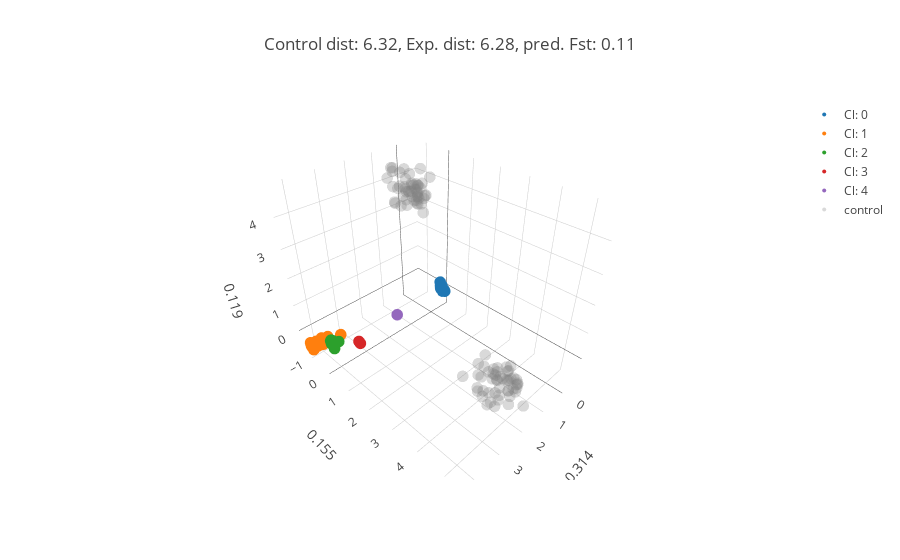

Notebook source saved alongside this figure:
### Code cell
## Distance between controls:


control_labels= {0: range(gen_data.shape[0],gen_data.shape[0] + control_n),
                1: range(gen_data.shape[0] + control_n,gen_data.shape[0] + control_n * 2)}
control_centroids= [np.mean(feat_unbias[control_labels[z],:],axis= 0) for z in control_labels.keys()]
control_centroids= np.array(control_centroids)

unbias_control_dist= pairwise_distances(control_centroids,metric= 'euclidean')
unbias_control_dist= round(unbias_control_dist[iu_control][0],2)
unbias_control_fst= m_coeff_II * (m_coeff* np.exp(np.log(unbias_control_dist) + b)) + b_II
print(unbias_control_dist)


#### MeanShift clusters

N= 50
bandwidth = estimate_bandwidth(feat_unbias, quantile=0.15)
params = {'bandwidth': np.linspace(np.min(feat_unbias), np.max(feat_unbias),30)}
grid = GridSearchCV(KernelDensity(algorithm = "ball_tree",breadth_first = False), params,verbose=0)

## perform MeanShift clustering.
ms = MeanShift(bandwidth=bandwidth, bin_seeding=False, cluster_all=False, min_bin_freq=25)
ms.fit(feat_unbias[present,:])
labels1 = ms.labels_
label_select = {y:[present[x] for x in range(len(labels1)) if labels1[x] == y] for y in sorted(list(set(labels1))) if y != -1}

MS_centroids= [np.mean(feat_unbias[label_select[z],:],axis= 0) for z in label_select.keys()]
MS_pair_dist= pairwise_distances(MS_centroids,metric= 'euclidean')
MS_pair_dist= MS_pair_dist[iu_control]



fig_data= [go.Scatter3d(
        x = feat_unbias[label_select[i],0],
        y = feat_unbias[label_select[i],1],
        z = feat_unbias[label_select[i],2],
        type='scatter3d',
        mode= "markers",
        name= 'Cl: {}'.format(i),
        text= ['ID: {}, gp: {}'.format(Names[x], i) for x in label_select[i]],
        marker= {
        'line': {'width': 0},
        'size': 4,
        'symbol': 'circle',
        "opacity": 1
      }
    ) for i in label_select.keys()]

fig_data.append(go.Scatter3d(
    x = feat_unbias[color_indexes[-1],0],
    y = feat_unbias[color_indexes[-1],1],
    z = feat_unbias[color_indexes[-1],2],
    type='scatter3d',
    mode= "markers",
    name= ref_names[-1],
    #text= ['a: {}; b: {}, L: {}; index = {}'.format(background_1[k,0],background_1[k,1],background_1[k,2], k) for k in range(background_1.shape[0])],
    marker= {
    'line': {'width': 0},
    'size': 4,
    'symbol': 'circle',
    'color': colors[-1],
    "opacity": .3
  }
)
)


layout = go.Layout(
    title= 'Control dist: {}, Exp. dist: {}, pred. Fst: {}'.format(unbias_control_dist, 
                                                                   round(np.mean(control_bias_distances),2),
                                                                   round(unbias_control_fst,2)),
    scene= Scene(
    yaxis=dict(
        title='{}'.format(round(var_comps[1],3))),
    xaxis=dict(
    title= '{}'.format(round(var_comps[0],3))),
    zaxis=dict(
    title= '{}'.format(round(var_comps[2],3))))
)


fig = go.Figure(data=fig_data,layout= layout)
iplot(fig)

### Figure 1 — Plotly figure (JSON) as saved in the notebook; plotly's stock layout.template omitted (floating-point values rounded to 4 significant figures; data arrays with more than 128 entries replaced by an {"elided": "..."} marker saying what was removed)
{"data": [{"marker": {"line": {"width": 0}, "opacity": 1, "size": 4, "symbol": "circle"}, "mode": "markers", "name": "Cl: 0", "text": {"elided": "682 str values"}, "type": "scatter3d", "x": {"elided": "682 float values"}, "y": {"elided": "682 float values"}, "z": {"elided": "682 float values"}}, {"marker": {"line": {"width": 0}, "opacity": 1, "size": 4, "symbol": "circle"}, "mode": "markers", "name": "Cl: 1", "text": ["ID: B010, gp: 1", "ID: B026, gp: 1", "ID: IRIS_313-9320, gp: 1", "ID: IRIS_313-10997, gp: 1", "ID: B097, gp: 1", "ID: B115, gp: 1", "ID: IRIS_313-9492, gp: 1", "ID: IRIS_313-11283, gp: 1", "ID: B131, gp: 1", "ID: B140, gp: 1", "ID: IRIS_313-10847, gp: 1", "ID: IRIS_313-9867, gp: 1", "ID: B252, gp: 1", "ID: B253, gp: 1", "ID: B254, gp: 1", "ID: B264, gp: 1", "ID: IRIS_313-9968, gp: 1", "ID: IRIS_313-11472, gp: 1", "ID: IRIS_313-10681, gp: 1", "ID: IRIS_313-11521, gp: 1", "ID: IRIS_313-11565, gp: 1", "ID: B261, gp: 1", "ID: IRIS_313-11642, gp: 1", "ID: IRIS_313-11824, gp: 1", "ID: IRIS_313-10503, gp: 1", "ID: IRIS_313-11667, gp: 1", "ID: IRIS_313-11668, gp: 1", "ID: IRIS_313-11683, gp: 1", "ID: IRIS_313-11684, gp: 1", "ID: IRIS_313-11706, gp: 1", "ID: IRIS_313-11711, gp: 1", "ID: IRIS_313-10824, gp: 1", "ID: IRIS_313-11727, gp: 1", "ID: IRIS_313-11738, gp: 1", "ID: IRIS_313-11741, gp: 1", "ID: IRIS_313-11752, gp: 1", "ID: IRIS_313-11076, gp: 1", "ID: IRIS_313-9409, gp: 1", "ID: IRIS_313-10651, gp: 1", "ID: IRIS_313-11797, gp: 1", "ID: IRIS_313-11802, gp: 1", "ID: IRIS_313-11805, gp: 1", "ID: IRIS_313-10688, gp: 1", "ID: IRIS_313-11822, gp: 1", "ID: IRIS_313-10774, gp: 1", "ID: IRIS_313-11918, gp: 1", "ID: IRIS_313-11919, gp: 1", "ID: IRIS_313-11935, gp: 1", "ID: IRIS_313-11945, gp: 1", "ID: IRIS_313-11950, gp: 1", "ID: IRIS_313-11966, gp: 1", "ID: IRIS_313-10858, gp: 1", "ID: IRIS_313-12000, gp: 1", "ID: IRIS_313-10897, gp: 1", "ID: IRIS_313-12040, gp: 1", "ID: IRIS_313-12041, gp: 1", "ID: IRIS_313-12044, gp: 1", "ID: IRIS_313-8454, gp: 1", "ID: IRIS_313-12097, gp: 1", "ID: IRIS_313-8485, gp: 1", "ID: IRIS_313-9593, gp: 1", "ID: IRIS_313-10975, gp: 1", "ID: B150, gp: 1", "ID: IRIS_313-8603, gp: 1", "ID: IRIS_313-12220, gp: 1", "ID: IRIS_313-12291, gp: 1", "ID: IRIS_313-12300, gp: 1", "ID: IRIS_313-11278, gp: 1", "ID: IRIS_313-8925, gp: 1", "ID: IRIS_313-8930, gp: 1", "ID: IRIS_313-11113, gp: 1", "ID: IRIS_313-9039, gp: 1", "ID: IRIS_313-10751, gp: 1"], "type": "scatter3d", "x": [3.93, 4.276, 4.265, 4.265, 3.287, 3.676, 4.265, 4.265, 4.265, 4.265, 4.265, 4.118, 4.265, 4.265, 4.265, 3.862, 4.265, 4.265, 4.265, 4.265, 4.299, 4.265, 4.265, 4.265, 3.886, 4.265, 4.265, 4.265, 4.265, 4.265, 4.265, 4.265, 4.265, 4.265, 4.265, 4.265, 4.265, 4.265, 4.265, 4.265, 4.265, 4.265, 4.265, 4.265, 4.265, 4.275, 4.265, 4.05, 4.076, 4.265, 4.265, 4.274, 4.079, 4.265, 4.265, 4.265, 4.265, 4.265, 4.296, 4.059, 4.265, 4.265, 3.908, 4.265, 4.265, 4.265, 4.265, 4.265, 4.265, 4.265, 4.265, 4.265, 4.278], "y": [-1.092, -1.259, -1.246, -1.246, -0.9961, -1.178, -1.246, -1.246, -1.246, -1.246, -1.246, -1.156, -1.246, -1.246, -1.246, -1.269, -1.246, -1.246, -1.246, -1.246, -1.074, -1.246, -1.246, -1.246, -1.1, -1.246, -1.246, -1.246, -1.246, -1.246, -1.246, -1.246, -1.246, -1.246, -1.246, -1.246, -1.246, -1.246, -1.246, -1.246, -1.246, -1.246, -1.246, -1.246, -1.246, -1.258, -1.246, -1.308, -1.152, -1.246, -1.246, -1.249, -1.156, -1.246, -1.246, -1.246, -1.246, -1.246, -1.095, -1.286, -1.246, -1.246, -1.191, -1.246, -1.246, -1.246, -1.246, -1.246, -1.246, -1.246, -1.246, -1.246, -1.196], "z": [-0.6441, -0.4602, -0.628, -0.628, -0.5566, -0.5158, -0.628, -0.628, -0.628, -0.628, -0.628, -0.6515, -0.628, -0.628, -0.628, -0.519, -0.628, -0.628, -0.628, -0.628, -0.6328, -0.628, -0.628, -0.628, -0.5646, -0.628, -0.628, -0.628, -0.628, -0.628, -0.628, -0.628, -0.628, -0.628, -0.628, -0.628, -0.628, -0.628, -0.628, -0.628, -0.628, -0.628, -0.628, -0.628, -0.628, -0.4751, -0.628, -0.5712, -0.6543, -0.628, -0.628, -0.587, -0.6249, -0.628, -0.628, -0.628, -0.628, -0.628, -0.5985, -0.5761, -0.628, -0.628, -0.6799, -0.628, -0.628, -0.628, -0.628, -0.628, -0.628, -0.628, -0.628, -0.628, -0.5965]}, {"marker": {"line": {"width": 0}, "opacity": 1, "size": 4, "symbol": "circle"}, "mode": "markers", "name": "Cl: 2", "text": ["ID: IRIS_313-9121, gp: 2", "ID: IRIS_313-9384, gp: 2", "ID: IRIS_313-11407, gp: 2", "ID: IRIS_313-11638, gp: 2", "ID: IRIS_313-11646, gp: 2", "ID: IRIS_313-11648, gp: 2", "ID: IRIS_313-8305, gp: 2", "ID: IRIS_313-9067, gp: 2", "ID: IRIS_313-8321, gp: 2", "ID: IRIS_313-11058, gp: 2", "ID: IRIS_313-11214, gp: 2", "ID: IRIS_313-10845, gp: 2", "ID: IRIS_313-10981, gp: 2", "ID: IRIS_313-10979, gp: 2", "ID: IRIS_313-10987, gp: 2", "ID: IRIS_313-11112, gp: 2", "ID: IRIS_313-10927, gp: 2", "ID: IRIS_313-11277, gp: 2"], "type": "scatter3d", "x": [4.019, 3.999, 4.019, 4.019, 4.019, 4.026, 4.019, 4.0, 4.0, 4.03, 3.944, 4.019, 3.817, 4.024, 4.019, 4.024, 4.019, 4.027], "y": [-0.3679, -0.3935, -0.3679, -0.3679, -0.3679, -0.3548, -0.3679, -0.2769, -0.2769, -0.2264, -0.3635, -0.3679, -0.2606, -0.2504, -0.3679, -0.2504, -0.3679, -0.3763], "z": [-0.1017, 0.02038, -0.1017, -0.1017, -0.1017, -0.04201, -0.1017, 0.06484, 0.06484, -0.1239, -0.3533, -0.1017, -0.07236, -0.127, -0.1017, -0.127, -0.1017, 0.01518]}, {"marker": {"line": {"width": 0}, "opacity": 1, "size": 4, "symbol": "circle"}, "mode": "markers", "name": "Cl: 3", "text": ["ID: IRIS_313-10893, gp: 3", "ID: IRIS_313-11494, gp: 3", "ID: IRIS_313-10870, gp: 3"], "type": "scatter3d", "x": [3.685, 3.701, 3.68], "y": [0.7098, 0.7754, 0.6797], "z": [0.433, 0.4368, 0.4398]}, {"marker": {"line": {"width": 0}, "opacity": 1, "size": 4, "symbol": "circle"}, "mode": "markers", "name": "Cl: 4", "text": ["ID: IRIS_313-12146, gp: 4"], "type": "scatter3d", "x": [2.706], "y": [1.35], "z": [1.28]}, {"marker": {"color": "grey", "line": {"width": 0}, "opacity": 0.3, "size": 4, "symbol": "circle"}, "mode": "markers", "name": "control", "type": "scatter3d", "x": [0.662, 0.3268, 0.6954, 1.124, 0.3158, 0.2692, 1.249, 0.5725, 0.6344, 0.4835, 0.4732, 0.5263, 0.6054, 0.6246, 0.1071, 1.07, 1.124, 0.2977, 0.1541, 0.8936, -0.161, 1.04, 0.2828, 0.3325, 0.8248, 0.9151, 0.2534, 0.3813, 0.9886, 0.3409, 0.5389, 0.7733, 0.2982, 0.4613, 0.4881, 0.2672, 0.5183, 0.4394, 0.4891, 0.7521, 0.3997, 0.3761, 0.4458, 0.1373, 0.5433, 0.1512, 0.6677, 0.1828, 0.6702, 0.3695, 1.517, 1.195, 1.581, 1.507, 1.412, 1.313, 1.462, 2.386, 1.862, 1.712, 0.88, 0.9811, 1.95, 1.623, 2.086, 1.235, 1.774, 1.455, 1.629, 1.905, 2.081, 2.16, 1.597, 1.518, 1.406, 1.921, 0.9511, 2.083, 1.511, 1.832, 1.901, 1.816, 1.398, 1.515, 2.183, 2.2, 1.416, 1.159, 1.811, 1.243, 1.96, 1.112, 1.422, 1.989, 1.215, 1.464, 1.593, 1.28, 2.206, 1.681], "y": [-0.4223, 0.08794, -0.4074, -0.4862, -0.004723, -0.3592, -0.5312, -0.477, 0.07868, -0.2418, -0.3631, -0.4183, -0.3173, -0.4044, -0.1966, -0.5074, -0.4324, -0.3033, -0.2596, -0.4061, -0.1862, -0.5052, -0.2722, -0.2004, -0.5719, -0.6675, -0.3592, -0.02931, -0.5344, -0.2624, -0.3443, -0.3272, -0.382, -0.0848, -0.587, -0.292, -0.5567, -0.3995, -0.217, -0.5324, -0.4023, -0.1354, -0.08841, -0.2269, -0.2538, -0.0483, -0.6465, -0.4236, -0.5241, -0.05958, 3.911, 4.58, 4.128, 4.627, 4.016, 4.288, 4.881, 4.594, 4.875, 4.853, 4.229, 3.351, 3.311, 4.406, 3.982, 4.018, 5.045, 4.205, 4.634, 4.61, 4.003, 4.244, 3.609, 4.228, 3.658, 4.637, 4.224, 4.2, 4.923, 4.436, 3.95, 5.369, 4.734, 4.165, 4.56, 4.806, 4.53, 4.327, 4.275, 4.022, 4.998, 4.239, 4.845, 4.329, 4.505, 4.885, 3.58, 4.73, 4.723, 4.758], "z": [4.02, 3.851, 4.663, 4.791, 3.257, 4.091, 4.501, 3.887, 4.028, 4.151, 4.104, 3.908, 3.947, 3.48, 3.608, 4.192, 4.697, 3.475, 3.414, 4.18, 4.235, 3.686, 3.837, 4.09, 4.043, 4.687, 3.895, 4.691, 3.619, 3.598, 4.492, 4.15, 3.919, 3.83, 4.249, 3.436, 3.582, 3.892, 3.65, 4.538, 3.702, 3.723, 4.183, 4.107, 4.218, 3.776, 3.39, 3.616, 3.759, 4.071, -0.06495, -0.06407, 0.05372, 0.1095, 0.05514, -0.2104, -0.04475, -0.2078, 0.1588, -0.2079, -0.04645, -0.1272, -0.3699, 0.1819, -0.2445, -0.1889, 0.1711, -0.243, 0.2235, 0.1012, -0.3664, -0.3332, -0.35, -0.1465, -0.1055, -0.1681, -0.1948, -0.202, 0.1772, -0.2972, 0.03377, -0.09084, -0.2398, -0.01342, -0.3007, 0.0007174, -0.04895, -0.002036, 0.1352, -0.01752, -0.2185, 0.07634, 0.03292, -0.2567, -0.1357, 0.1632, 0.08624, 0.04335, -0.3183, -0.08643]}], "layout": {"scene": {"xaxis": {"title": "0.314"}, "yaxis": {"title": "0.155"}, "zaxis": {"title": "0.119"}}, "title": "Control dist: 6.32, Exp. dist: 6.28, pred. Fst: 0.11"}}
